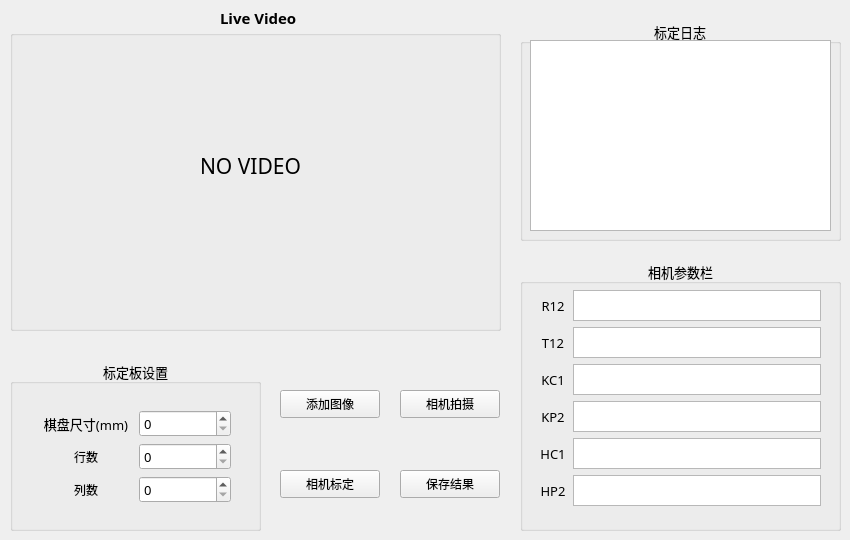
    <widget class="QWidget" name="page">
     <widget class="QLabel" name="label_2">
      <property name="geometry">
       <rect>
        <x>220</x>
        <y>10</y>
        <width>81</width>
        <height>16</height>
       </rect>
      </property>
      <property name="font">
       <font>
        <family>Adobe Devanagari</family>
        <pointsize>11</pointsize>
        <weight>75</weight>
        <bold>true</bold>
       </font>
      </property>
      <property name="text">
       <string>Live Video</string>
      </property>
     </widget>
     <widget class="QGroupBox" name="groupBox">
      <property name="geometry">
       <rect>
        <x>520</x>
        <y>260</y>
        <width>321</width>
        <height>271</height>
       </rect>
      </property>
      <property name="font">
       <font>
        <family>黑体</family>
        <pointsize>10</pointsize>
       </font>
      </property>
      <property name="title">
       <string>相机参数栏</string>
      </property>
      <property name="alignment">
       <set>Qt::AlignCenter</set>
      </property>
      <property name="flat">
       <bool>false</bool>
      </property>
      <widget class="QWidget" name="gridLayoutWidget_2">
       <property name="geometry">
        <rect>
         <x>10</x>
         <y>20</y>
         <width>301</width>
         <height>251</height>
        </rect>
       </property>
       <layout class="QGridLayout" name="gridLayout_2">
        <property name="sizeConstraint">
         <enum>QLayout::SetMinAndMaxSize</enum>
        </property>
        <property name="leftMargin">
         <number>10</number>
        </property>
        <property name="topMargin">
         <number>10</number>
        </property>
        <property name="rightMargin">
         <number>10</number>
        </property>
        <property name="bottomMargin">
         <number>10</number>
        </property>
        <property name="horizontalSpacing">
         <number>7</number>
        </property>
        <item row="1" column="0">
         <widget class="QLabel" name="label_6">
          <property name="font">
           <font>
            <family>Adobe Devanagari</family>
            <pointsize>10</pointsize>
           </font>
          </property>
          <property name="text">
           <string>T12</string>
          </property>
          <property name="alignment">
           <set>Qt::AlignCenter</set>
          </property>
         </widget>
        </item>
        <item row="0" column="0">
         <widget class="QLabel" name="label_5">
          <property name="font">
           <font>
            <family>Adobe Devanagari</family>
            <pointsize>10</pointsize>
           </font>
          </property>
          <property name="text">
           <string>R12</string>
          </property>
          <property name="alignment">
           <set>Qt::AlignCenter</set>
          </property>
         </widget>
        </item>
        <item row="2" column="1">
         <widget class="QTextBrowser" name="textBrowser_3">
          <property name="maximumSize">
           <size>
            <width>250</width>
            <height>31</height>
           </size>
          </property>
          <property name="font">
           <font>
            <family>Adobe Devanagari</family>
            <pointsize>10</pointsize>
           </font>
          </property>
          <property name="verticalScrollBarPolicy">
           <enum>Qt::ScrollBarAlwaysOff</enum>
          </property>
          <property name="horizontalScrollBarPolicy">
           <enum>Qt::ScrollBarAlwaysOff</enum>
          </property>
         </widget>
        </item>
        <item row="2" column="0">
         <widget class="QLabel" name="label_7">
          <property name="font">
           <font>
            <family>Adobe Devanagari</family>
            <pointsize>10</pointsize>
           </font>
          </property>
          <property name="text">
           <string>KC1</string>
          </property>
          <property name="alignment">
           <set>Qt::AlignCenter</set>
          </property>
         </widget>
        </item>
        <item row="0" column="1">
         <widget class="QTextBrowser" name="textBrowser">
          <property name="maximumSize">
           <size>
            <width>250</width>
            <height>31</height>
           </size>
          </property>
          <property name="font">
           <font>
            <family>Adobe Devanagari</family>
            <pointsize>10</pointsize>
           </font>
          </property>
          <property name="verticalScrollBarPolicy">
           <enum>Qt::ScrollBarAlwaysOff</enum>
          </property>
          <property name="horizontalScrollBarPolicy">
           <enum>Qt::ScrollBarAlwaysOff</enum>
          </property>
         </widget>
        </item>
        <item row="5" column="0">
         <widget class="QLabel" name="label_10">
          <property name="font">
           <font>
            <family>Adobe Devanagari</family>
            <pointsize>10</pointsize>
           </font>
          </property>
          <property name="text">
           <string>HP2</string>
          </property>
          <property name="alignment">
           <set>Qt::AlignCenter</set>
          </property>
         </widget>
        </item>
        <item row="1" column="1">
         <widget class="QTextBrowser" name="textBrowser_2">
          <property name="maximumSize">
           <size>
            <width>250</width>
            <height>31</height>
           </size>
          </property>
          <property name="font">
           <font>
            <family>Adobe Devanagari</family>
            <pointsize>10</pointsize>
           </font>
          </property>
          <property name="verticalScrollBarPolicy">
           <enum>Qt::ScrollBarAlwaysOff</enum>
          </property>
          <property name="horizontalScrollBarPolicy">
           <enum>Qt::ScrollBarAlwaysOff</enum>
          </property>
         </widget>
        </item>
        <item row="3" column="0">
         <widget class="QLabel" name="label_8">
          <property name="font">
           <font>
            <family>Adobe Devanagari</family>
            <pointsize>10</pointsize>
           </font>
          </property>
          <property name="text">
           <string>KP2</string>
          </property>
          <property name="alignment">
           <set>Qt::AlignCenter</set>
          </property>
         </widget>
        </item>
        <item row="4" column="0">
         <widget class="QLabel" name="label_9">
          <property name="font">
           <font>
            <family>Adobe Devanagari</family>
            <pointsize>10</pointsize>
           </font>
          </property>
          <property name="text">
           <string>HC1</string>
          </property>
          <property name="alignment">
           <set>Qt::AlignCenter</set>
          </property>
         </widget>
        </item>
        <item row="5" column="1">
         <widget class="QTextBrowser" name="textBrowser_6">
          <property name="maximumSize">
           <size>
            <width>250</width>
            <height>31</height>
           </size>
          </property>
          <property name="font">
           <font>
            <family>Adobe Devanagari</family>
            <pointsize>10</pointsize>
           </font>
          </property>
          <property name="verticalScrollBarPolicy">
           <enum>Qt::ScrollBarAlwaysOff</enum>
          </property>
          <property name="horizontalScrollBarPolicy">
           <enum>Qt::ScrollBarAlwaysOff</enum>
          </property>
         </widget>
        </item>
        <item row="4" column="1">
         <widget class="QTextBrowser" name="textBrowser_5">
          <property name="maximumSize">
           <size>
            <width>250</width>
            <height>31</height>
           </size>
          </property>
          <property name="font">
           <font>
            <family>Adobe Devanagari</family>
            <pointsize>10</pointsize>
           </font>
          </property>
          <property name="verticalScrollBarPolicy">
           <enum>Qt::ScrollBarAlwaysOff</enum>
          </property>
          <property name="horizontalScrollBarPolicy">
           <enum>Qt::ScrollBarAlwaysOff</enum>
          </property>
         </widget>
        </item>
        <item row="3" column="1">
         <widget class="QTextBrowser" name="textBrowser_4">
          <property name="maximumSize">
           <size>
            <width>250</width>
            <height>31</height>
           </size>
          </property>
          <property name="font">
           <font>
            <family>Adobe Devanagari</family>
            <pointsize>10</pointsize>
           </font>
          </property>
          <property name="verticalScrollBarPolicy">
           <enum>Qt::ScrollBarAlwaysOff</enum>
          </property>
          <property name="horizontalScrollBarPolicy">
           <enum>Qt::ScrollBarAlwaysOff</enum>
          </property>
         </widget>
        </item>
       </layout>
      </widget>
     </widget>
     <widget class="QGroupBox" name="groupBox_2">
      <property name="geometry">
       <rect>
        <x>10</x>
        <y>360</y>
        <width>251</width>
        <height>171</height>
       </rect>
      </property>
      <property name="font">
       <font>
        <family>黑体</family>
        <pointsize>10</pointsize>
       </font>
      </property>
      <property name="title">
       <string>标定板设置</string>
      </property>
      <property name="alignment">
       <set>Qt::AlignCenter</set>
      </property>
      <widget class="QWidget" name="gridLayoutWidget_6">
       <property name="geometry">
        <rect>
         <x>20</x>
         <y>40</y>
         <width>211</width>
         <height>121</height>
        </rect>
       </property>
       <layout class="QGridLayout" name="gridLayout_6">
        <property name="sizeConstraint">
         <enum>QLayout::SetMinAndMaxSize</enum>
        </property>
        <property name="leftMargin">
         <number>10</number>
        </property>
        <property name="topMargin">
         <number>10</number>
        </property>
        <property name="rightMargin">
         <number>10</number>
        </property>
        <property name="bottomMargin">
         <number>10</number>
        </property>
        <property name="horizontalSpacing">
         <number>7</number>
        </property>
        <item row="0" column="0">
         <widget class="QLabel" name="label_22">
          <property name="font">
           <font>
            <family>黑体</family>
           </font>
          </property>
          <property name="text">
           <string>棋盘尺寸(mm)</string>
          </property>
          <property name="alignment">
           <set>Qt::AlignCenter</set>
          </property>
         </widget>
        </item>
        <item row="1" column="0">
         <widget class="QLabel" name="label_15">
          <property name="font">
           <font>
            <family>黑体</family>
            <pointsize>9</pointsize>
           </font>
          </property>
          <property name="text">
           <string>行数</string>
          </property>
          <property name="alignment">
           <set>Qt::AlignCenter</set>
          </property>
         </widget>
        </item>
        <item row="0" column="2">
         <widget class="QSpinBox" name="spinBox"/>
        </item>
        <item row="1" column="2">
         <widget class="QSpinBox" name="spinBox_2"/>
        </item>
        <item row="2" column="2">
         <widget class="QSpinBox" name="spinBox_3"/>
        </item>
        <item row="2" column="0">
         <widget class="QLabel" name="label_16">
          <property name="font">
           <font>
            <family>黑体</family>
            <pointsize>9</pointsize>
           </font>
          </property>
          <property name="text">
           <string>列数</string>
          </property>
          <property name="alignment">
           <set>Qt::AlignCenter</set>
          </property>
         </widget>
        </item>
       </layout>
      </widget>
     </widget>
     <widget class="QGroupBox" name="groupBox_5">
      <property name="geometry">
       <rect>
        <x>10</x>
        <y>30</y>
        <width>491</width>
        <height>301</height>
       </rect>
      </property>
      <property name="title">
       <string/>
      </property>
      <property name="flat">
       <bool>false</bool>
      </property>
      <widget class="QLabel" name="label_11">
       <property name="geometry">
        <rect>
         <x>190</x>
         <y>120</y>
         <width>121</width>
         <height>31</height>
        </rect>
       </property>
       <property name="font">
        <font>
         <family>Adobe Devanagari</family>
         <pointsize>16</pointsize>
        </font>
       </property>
       <property name="text">
        <string>NO VIDEO</string>
       </property>
      </widget>
     </widget>
     <widget class="QPushButton" name="pushButton_5">
      <property name="geometry">
       <rect>
        <x>280</x>
        <y>390</y>
        <width>100</width>
        <height>28</height>
       </rect>
      </property>
      <property name="maximumSize">
       <size>
        <width>100</width>
        <height>16777215</height>
       </size>
      </property>
      <property name="font">
       <font>
        <family>黑体</family>
        <pointsize>9</pointsize>
       </font>
      </property>
      <property name="text">
       <string>添加图像</string>
      </property>
     </widget>
     <widget class="QPushButton" name="pushButton_6">
      <property name="geometry">
       <rect>
        <x>400</x>
        <y>390</y>
        <width>100</width>
        <height>28</height>
       </rect>
      </property>
      <property name="maximumSize">
       <size>
        <width>100</width>
        <height>16777215</height>
       </size>
      </property>
      <property name="font">
       <font>
        <family>黑体</family>
        <pointsize>9</pointsize>
       </font>
      </property>
      <property name="text">
       <string>相机拍摄</string>
      </property>
     </widget>
     <widget class="QPushButton" name="pushButton_7">
      <property name="geometry">
       <rect>
        <x>280</x>
        <y>470</y>
        <width>100</width>
        <height>28</height>
       </rect>
      </property>
      <property name="maximumSize">
       <size>
        <width>100</width>
        <height>16777215</height>
       </size>
      </property>
      <property name="font">
       <font>
        <family>黑体</family>
        <pointsize>9</pointsize>
       </font>
      </property>
      <property name="text">
       <string>相机标定</string>
      </property>
     </widget>
     <widget class="QPushButton" name="pushButton_8">
      <property name="geometry">
       <rect>
        <x>400</x>
        <y>470</y>
        <width>100</width>
        <height>28</height>
       </rect>
      </property>
      <property name="maximumSize">
       <size>
        <width>100</width>
        <height>16777215</height>
       </size>
      </property>
      <property name="font">
       <font>
        <family>黑体</family>
        <pointsize>9</pointsize>
       </font>
      </property>
      <property name="text">
       <string>保存结果</string>
      </property>
     </widget>
     <widget class="QGroupBox" name="groupBox_3">
      <property name="geometry">
       <rect>
        <x>520</x>
        <y>20</y>
        <width>321</width>
        <height>221</height>
       </rect>
      </property>
      <property name="font">
       <font>
        <family>黑体</family>
        <pointsize>10</pointsize>
       </font>
      </property>
      <property name="title">
       <string>标定日志</string>
      </property>
      <property name="alignment">
       <set>Qt::AlignCenter</set>
      </property>
      <property name="flat">
       <bool>false</bool>
      </property>
      <widget class="QTextBrowser" name="textBrowser_7">
       <property name="geometry">
        <rect>
         <x>10</x>
         <y>20</y>
         <width>301</width>
         <height>191</height>
        </rect>
       </property>
      </widget>
     </widget>
    </widget>
